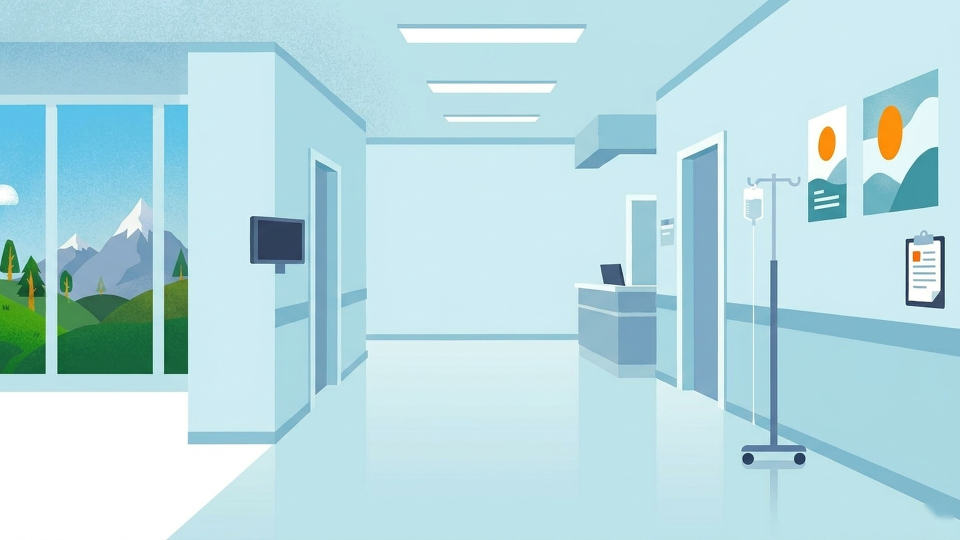
#> input picture video/tu03/hyperframes/assets/pasillo00.jpg, 1920 x 1080 px, found by its file name (shown at 1/2 size)
$ python tu3bub.py
#> lines starting #> are read from the running program, lines starting #| are printed output that depends on the picture; after the words box and inside, x2 and y2 are one past the last pixel; in counts of white or black regions, pixels touching at a corner belong together
import cv2,numpy as np,json
src=cv2.imread("tu3/out/pasillo00.jpg").astype(np.float32)
R={31:41,32:50,33:65,34:78,35:108,36:144,37:159,38:207,39:258,40:298,41:359,42:440,43:525,44:600,45:670,46:790,47:940,48:1100}
C={f:(932+ (f-31)*1.6, 495+(f-31)*2.6) for f in R}
for f in range(41,49): C[f]=(960,537)
BLUE=np.array([242,195,79],np.float32)      # BGR #4fc3f2
LIGHT=np.array([250,225,150],np.float32)
meta={}
for f,r in R.items():
    cx,cy=C[f]; pad=4
    x0=int(max(0,cx-r-pad)); y0=int(max(0,cy-r-pad)); x1=int(min(1920,cx+r+pad)); y1=int(min(1080,cy+r+pad))
    yy,xx=np.mgrid[y0:y1,x0:x1].astype(np.float32)
    dx,dy=xx-cx,yy-cy; d=np.sqrt(dx*dx+dy*dy)+1e-6; u=d/r
    alpha=np.clip(r-d+0.5,0,1)
    out=np.zeros((y1-y0,x1-x0,3),np.float32)
    # scene inside (fisheye), fades in from f37
    scene_w=np.clip((f-37)/3,0,1)
    if scene_w>0:
        Rs=1150.0; g=1+1.3*np.clip((1150-r)/950,0,1)
        rho=Rs*np.power(np.clip(u,0,1),g)
        w_in=np.clip((900-r)/500,0,1)
        ui=0.56
        rho_in=Rs*ui**g*(u/ui)*0.62
        inner=u<ui
        rho=np.where(inner, rho*(1-w_in)+rho_in*w_in, rho)
        mx=(960+dx/d*rho).astype(np.float32); my=(540+dy/d*rho).astype(np.float32)
        sc=cv2.remap(src,mx,my,cv2.INTER_LINEAR,borderMode=cv2.BORDER_REFLECT)
        out=sc*scene_w+BLUE*(1-scene_w)
    else:
        out[:]=BLUE
        w_in=1.0
    # concentric rings (lens look), strongest while small
    ring_w=np.clip((700-r)/500,0,1)
    for rr,a in ((0.56,0.55),(0.3,0.35)):
        band=np.exp(-((u-rr)/0.035)**2)*a*ring_w
        out=out*(1-band[...,None])+LIGHT*band[...,None]
    # soft inner shading at the rim + white highlight crescent upper-left
    rim=np.clip((u-0.88)/0.12,0,1)**2*0.35*ring_w
    out=out*(1-rim[...,None])+np.array([235,180,60],np.float32)*rim[...,None]
    ang=np.degrees(np.arctan2(dy,dx))
    cres=np.exp(-((u-0.80)/0.045)**2)*((ang>-160)&(ang<-115))*0.85*ring_w
    out=out*(1-cres[...,None])+255*cres[...,None]
    if f<=33: alpha*= [0.45,0.65,0.85][f-31]
    rgba=np.dstack([np.clip(out,0,255),alpha*255]).astype(np.uint8)
    cv2.imwrite(f"tu3/out/bub/b{f:03d}.png",rgba,[cv2.IMWRITE_PNG_COMPRESSION,6])
    meta[f]=[x0,y0,x1-x0,y1-y0]
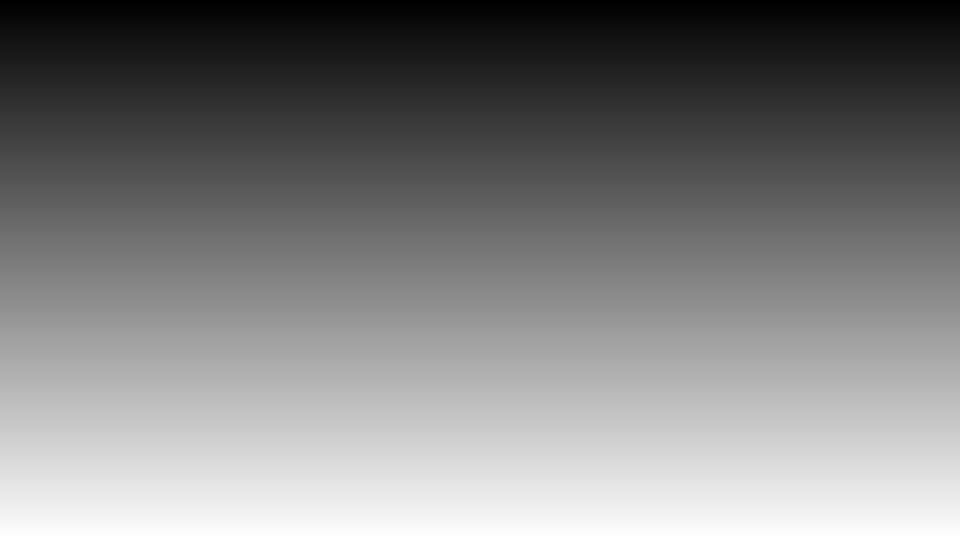
#> dy: shape (1080, 1920) float32 (shown at 1/2 size); min -537, max 542, mean 2.5; drawn with min black and max white
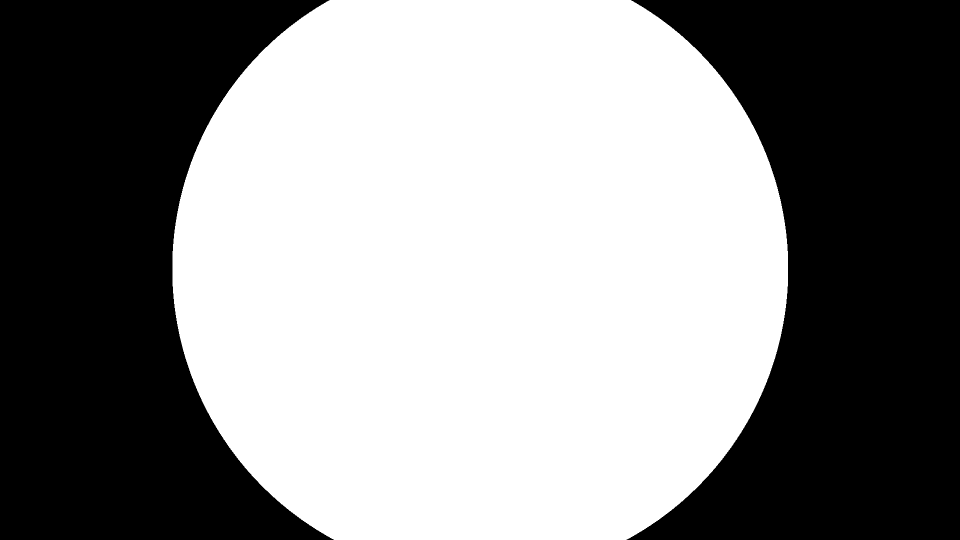
#> inner: shape (1080, 1920) bool (shown at 1/2 size); 54.6% white; 2 black regions, box (x1, y1, x2, y2) and area: (0, 0, 668, 1080) 471753, (1253, 0, 1920, 1080) 470673
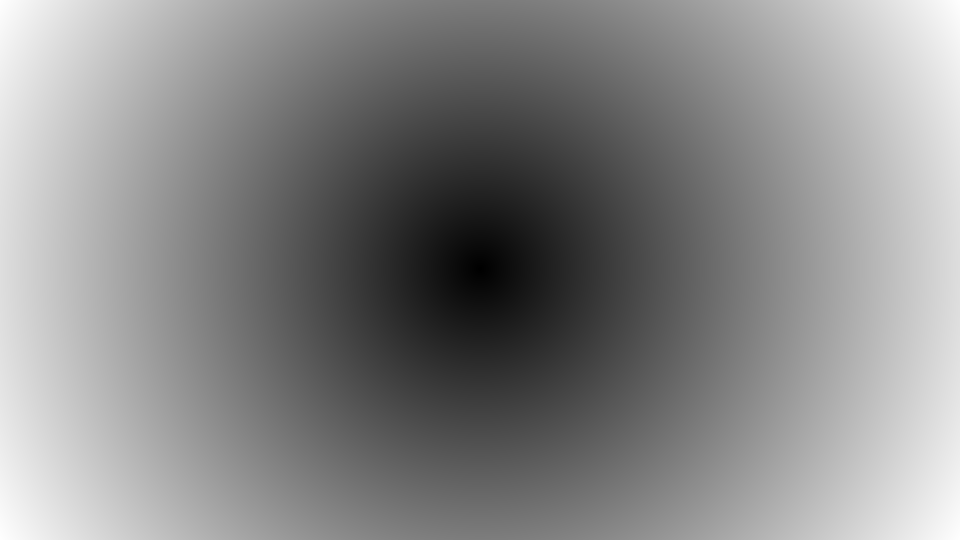
#> u: shape (1080, 1920) float32 (shown at 1/2 size); min 9.09e-10, max 1, mean 0.534; drawn with min black and max white
#> after the loop, meta = 18 items
json.dump(meta,open("tu3/bubmeta.json","w"))
# preview
rows=[]
for f in (36,39,41,43,45,47):
    bg=np.full((1080,1920,3),245,np.uint8); b=cv2.imread(f"tu3/out/bub/b{f:03d}.png",cv2.IMREAD_UNCHANGED); x0,y0,w,h=meta[f]
#> after `bg = np.full((1080, 1920, 3), 245, np.uint8)`: bg: shape (1080, 1920, 3); every value is 245
#> after `b = cv2.imread(f'tu3/out/bub/b{f:03d}.png', cv2.IMREAD_UNCHANGED)`:
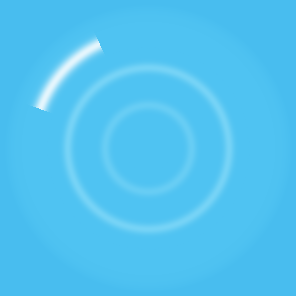
#> b: shape (296, 296, 4); mean B, G, R, A 241.3, 194.7, 81.1, 189.6
#> after `x0, y0, w, h = meta[f]`: x0 = 792; y0 = 360; w = 296; h = 296
    a=b[...,3:]/255.0; bg[y0:y0+h,x0:x0+w]=(b[...,:3]*a+bg[y0:y0+h,x0:x0+w]*(1-a)).astype(np.uint8)
#> after `a = b[..., 3:] / 255.0`:
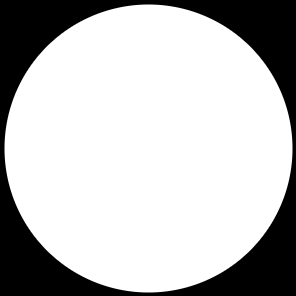
#> a: shape (296, 296, 1) float64; min 0, max 1, mean 0.743
#> after `bg[y0:y0 + h, x0:x0 + w] = (b[..., :3] * a + bg[y0:y0 + h, x0:x0 + w] `:
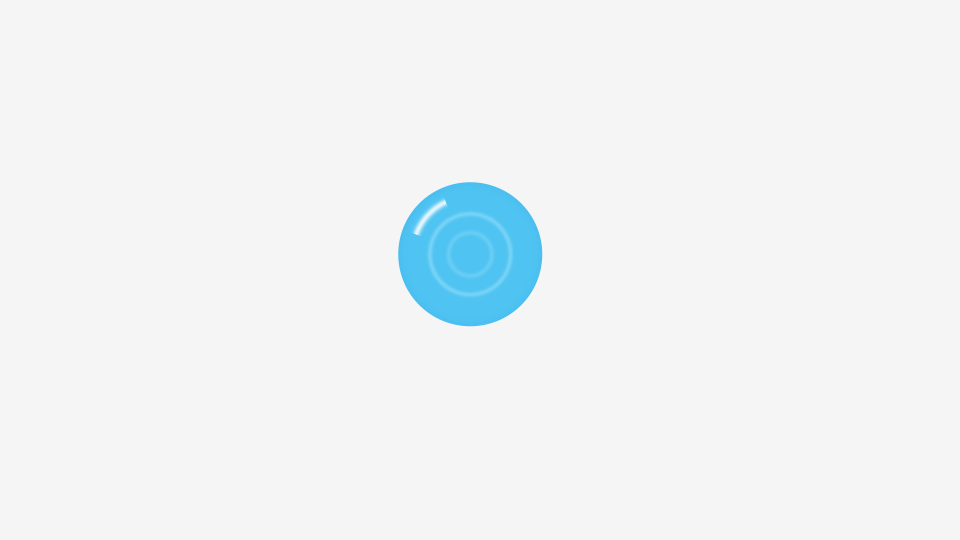
#> bg: shape (1080, 1920, 3) (shown at 1/2 size); mean of channels 0, 1, 2 244.9, 243.5, 239.9; drawn as B, G, R
    rows.append(cv2.resize(bg,(640,360)))
cv2.imwrite("tu3/_bub.jpg",np.vstack([np.hstack(rows[:3]),np.hstack(rows[3:])]))
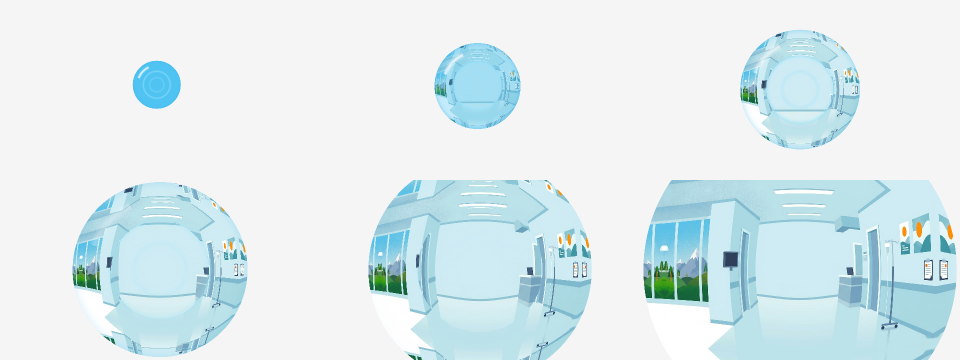
#> saved as _bub.jpg: shape (720, 1920, 3) (shown at 1/2 size); mean B, G, R 239, 235.8, 221.3
